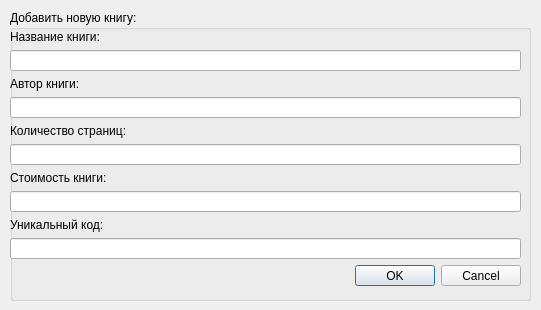
<?xml version="1.0" encoding="UTF-8"?>
<ui version="4.0">
 <class>newBook</class>
 <widget class="QDialog" name="newBook">
  <property name="geometry">
   <rect>
    <x>0</x>
    <y>0</y>
    <width>541</width>
    <height>310</height>
   </rect>
  </property>
  <property name="windowTitle">
   <string>Add new book</string>
  </property>
  <widget class="QGroupBox" name="groupBox">
   <property name="geometry">
    <rect>
     <x>10</x>
     <y>10</y>
     <width>521</width>
     <height>291</height>
    </rect>
   </property>
   <property name="title">
    <string>Добавить новую книгу:</string>
   </property>
   <widget class="QWidget" name="verticalLayoutWidget">
    <property name="geometry">
     <rect>
      <x>0</x>
      <y>20</y>
      <width>511</width>
      <height>256</height>
     </rect>
    </property>
    <layout class="QVBoxLayout" name="verticalLayout">
     <item>
      <widget class="QLabel" name="label_bokTitle">
       <property name="text">
        <string>Название книги:</string>
       </property>
      </widget>
     </item>
     <item>
      <widget class="QLineEdit" name="lineEdit_bookTitle"/>
     </item>
     <item>
      <widget class="QLabel" name="label_author">
       <property name="text">
        <string>Автор книги:</string>
       </property>
      </widget>
     </item>
     <item>
      <widget class="QLineEdit" name="lineEdit_bookAuthor"/>
     </item>
     <item>
      <widget class="QLabel" name="label_pages">
       <property name="text">
        <string>Количество страниц:</string>
       </property>
      </widget>
     </item>
     <item>
      <widget class="QLineEdit" name="lineEdit_bookPageCount"/>
     </item>
     <item>
      <widget class="QLabel" name="label_cost">
       <property name="text">
        <string>Стоимость книги:</string>
       </property>
      </widget>
     </item>
     <item>
      <widget class="QLineEdit" name="lineEdit_bookCost"/>
     </item>
     <item>
      <widget class="QLabel" name="label_uniqueCode">
       <property name="text">
        <string>Уникальный код:</string>
       </property>
      </widget>
     </item>
     <item>
      <widget class="QLineEdit" name="lineEdit_bookUniqueCode"/>
     </item>
     <item>
      <widget class="QDialogButtonBox" name="buttonBox">
       <property name="orientation">
        <enum>Qt::Horizontal</enum>
       </property>
       <property name="standardButtons">
        <set>QDialogButtonBox::Cancel|QDialogButtonBox::Ok</set>
       </property>
      </widget>
     </item>
    </layout>
   </widget>
  </widget>
 </widget>
 <resources/>
 <connections>
  <connection>
   <sender>buttonBox</sender>
   <signal>accepted()</signal>
   <receiver>newBook</receiver>
   <slot>accept()</slot>
   <hints>
    <hint type="sourcelabel">
     <x>248</x>
     <y>254</y>
    </hint>
    <hint type="destinationlabel">
     <x>157</x>
     <y>274</y>
    </hint>
   </hints>
  </connection>
  <connection>
   <sender>buttonBox</sender>
   <signal>rejected()</signal>
   <receiver>newBook</receiver>
   <slot>reject()</slot>
   <hints>
    <hint type="sourcelabel">
     <x>316</x>
     <y>260</y>
    </hint>
    <hint type="destinationlabel">
     <x>286</x>
     <y>274</y>
    </hint>
   </hints>
  </connection>
 </connections>
 <slots>
  <slot>create()</slot>
 </slots>
</ui>
